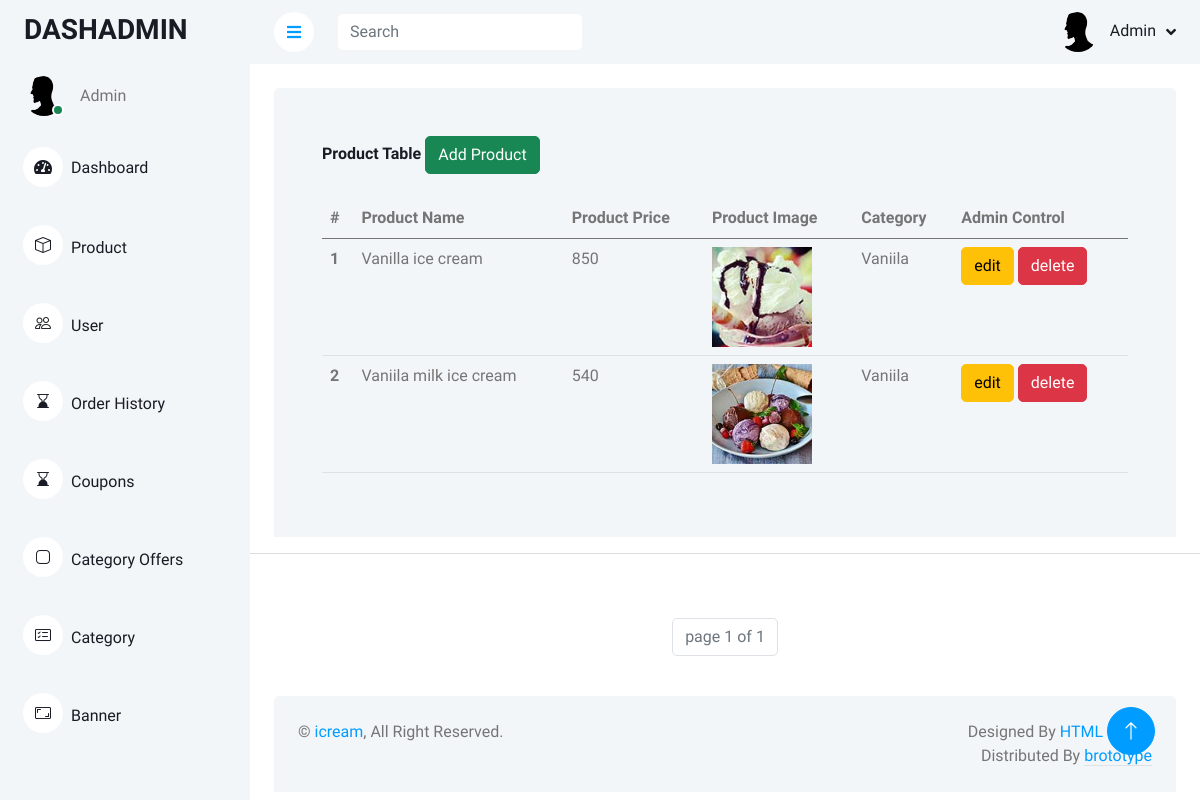
/customize/product/, run on the app's committed database.
### home/models.py (models this page shows, shortened)
class Product(models.Model):
    product_name = models.CharField(max_length=50,default=None)
    product_price = models.IntegerField(default=None)
    product_image = models.ImageField(upload_to='images/',default=None)
    product_discription = models.TextField(default=None)
    Cutegory_id = models.ForeignKey(Category,on_delete=models.CASCADE,default=None)
    is_available = models.IntegerField(default=None)
    is_offers = models.IntegerField(default=None)

class Category(models.Model):
    category_name = models.CharField(max_length=30,default=None)
    def __str__(self):
        return self.category_name

### customize/views.py (the view)
# urls.py: path('product/',views.product_table,name='product_table'),
def product_table(request):
    p = Paginator(Product.objects.all(),5)
    page = request.GET.get('page')
    product_details = p.get_page(page)
    return render(request,'producttable.html',{'product_details':product_details})

### customize/templates/producttable.html (shortened to what this page needs)
{% extends 'admindemo.html' %}
    {% block content %}
    {% load static %}
                <div class="container-fluid pt-4 px-4">
                <div class="bg-light rounded-top p-4">
                    <div class="row ">
                        <div class="col-sm-12 col-xl-12">
                            <div class="bg-light rounded h-100 p-4">
                                <h6 class="mb-4">Product Table
                                    <a href="{% url 'add_product' %}" type="button" class="btn btn-success">Add Product</a></h6>
                                <table class="table">
                                    <thead>
                                        <tr>
                                            <th scope="col">#</th>
                                            <th scope="col">Product Name</th>
                                            <th scope="col">Product Price</th>
                                            <th scope="col">Product Image</th>
                                            <th scope="col">Category</th>
                                            <th scope="col">Admin Control</th>
                                        </tr>
                                    </thead>
                                    <tbody>
                                        {% for productitems in product_details %}
                                        <tr>
                                            <th scope="row">{{productitems.id}}</th>
                                            <td>{{productitems.product_name}}</td>
                                            <td>{{productitems.product_price}}</td>
                                            <td><img src="{{productitems.product_image.url}}" width = '100px' height = '100px'></td>
                                            <td>{{productitems.Cutegory_id}}</td>
                                            <td>
                                                <a href="{% url 'edit_product' productitems.id %}" type="button" class="btn btn-warning">edit</a>
                                                <a style="cursor:pointer" onclick = "deleteproduct({{productitems.id}})" type="button" class="btn btn-danger">delete</a>
                                            </td>
                                        </tr>
                                        {% endfor %}
                                    </tbody>
                                </table>
                            </div>
                        </div>
                    </div>
                </div>
                </div>
    <hr><br><br>
    <nav aria-label="Page navigation example ">
        <ul class="pagination justify-content-center">
    <li class="page-item disabled"><a class="page-link">page {{product_details.number}} of {{product_details.paginator.num_pages}}</a></li>
        </ul>
      </nav>
    {% endblock %}

### static/dcss/style.css (style rules this page uses)
:root { --primary: #F195B2 ; --light: #F3F6F9; --dark: #191C24; }
.btn { transition: .5s; }

### data on the page
Product: id "1", product_name "Vanilla ice cream", product_price "850", product_image (picture), Cutegory_id "Vaniila"
Product: id "2", product_name "Vaniila milk ice cream", product_price "540", product_image (picture), Cutegory_id "Vaniila"

### other printed values
{{ product_details.number }} "1"
{{ product_details.paginator.num_pages }} "1"
